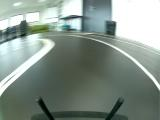
#> input picture file/reel.jpg, 160 x 120 px
$ python test_prepro.py   (older library calls are emulated)
#> lines starting #> are read from the running program, lines starting #| are printed output that depends on the picture; after the words box and inside, x2 and y2 are one past the last pixel; in counts of white or black regions, pixels touching at a corner belong together
import cv2
import numpy as np

DIM = (160, 120)
K = np.array([[76.40210369377033, 0.0, 85.17741324657462], [0.0, 75.55575570884872, 61.5111216120113], [0.0, 0.0, 1.0]])
D = np.array([[0.032858036745614], [-0.09739958496116238], [0.07344214252074698], [-0.02977154953395648]])

def cropY(img, px_from_top):
    return img[px_from_top:np.shape(img)[0], :, :]

def undistort(img_array):
    # print("UNDISTORT")
    # img_array = np.array(img_array)
    map1, map2 = cv2.fisheye.initUndistortRectifyMap(K, D, np.eye(3), K, DIM, cv2.CV_16SC2)
    undistorted_img = cv2.remap(img_array, map1, map2, interpolation=cv2.INTER_LINEAR,
                                borderMode=cv2.BORDER_CONSTANT)
    return undistorted_img


def processing_line_v2(image, mode="edge", reel=True, epaisseur=1):
    if reel:
        image = undistort(image)
    edge_image = cv2.cvtColor(image, cv2.COLOR_BGR2GRAY)
    edge_image = cv2.GaussianBlur(edge_image, (3, 3), 1)
    edge_image = cv2.Canny(edge_image, 150, 200, apertureSize=3)
    edge_image = cv2.dilate(
        edge_image,
        cv2.getStructuringElement(cv2.MORPH_RECT, (5, 5)),
        iterations=epaisseur
    )
    edge_image = cv2.erode(
        edge_image,
        cv2.getStructuringElement(cv2.MORPH_RECT, (5, 5)),
        iterations=epaisseur
    )
    if mode == "edge":
        return edge_image
    else:
        return lines(image, edge_image)


def lines(img, edges):
    minLineLength = 20
    maxLineGap = 5
    lines = cv2.HoughLinesP(edges, cv2.HOUGH_PROBABILISTIC, np.pi / 180, 30, minLineLength, maxLineGap)

    img = np.zeros((img.shape[0], img.shape[1], 3), dtype="uint8")
    if not (lines is None):
        for x in range(0, len(lines)):
            for x1, y1, x2, y2 in lines[x]:
                pts = np.array([[x1, y1], [x2, y2]], np.int32)
                cv2.polylines(img, [pts], True, (255, 0, 0), 3)
    return img


def final_filter(image):
    image = cv2.cvtColor(image, cv2.COLOR_BGR2GRAY)
    image = cv2.GaussianBlur(image, (5, 5), 0)
    threshold = cv2.adaptiveThreshold(image, 255, cv2.ADAPTIVE_THRESH_GAUSSIAN_C, cv2.THRESH_BINARY_INV, 15, 5)
    otsu_threshold, image_result = cv2.threshold(
        image, 0, 255, cv2.THRESH_BINARY + cv2.THRESH_OTSU,
    )
    filter = cv2.addWeighted(threshold, 1, image_result, 0.5, 0.0)
    # filter =  cv2.cvtColor(filter, cv2.COLOR_GRAY2BGR)
    return (filter)


def crop(image, ROI):
    # Crop
    # Region of interest
    r = ROI
    image = image[int(r[1]): int(r[1] + r[3]), int(r[0]): int(r[0] + r[2])]
    return image

raw_reel = cv2.imread("file/reel.jpg")
#> raw_reel is the input picture: shape (120, 160, 3); mean B, G, R 138.8, 147.1, 133.6
raw_simu = cv2.imread("file/simulateur.jpg")
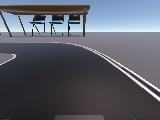
#> input picture file/simulateur.jpg, 160 x 120 px
#> raw_simu is the input picture: shape (120, 160, 3); mean B, G, R 106.1, 95.5, 92.3
saving_dic_reel = "examples/reel/"
saving_dic_simu = "examples/simu/"

# IMAGE REEL
undistort_reel = undistort(raw_reel)
cropped = cropY(undistort_reel,40)
#> in cropY, `return img[px_from_top:np.shape(img)[0], :, :]`:
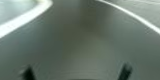
#> returned value: shape (80, 160, 3); mean of channels 0, 1, 2 109.4, 119.1, 105.7; drawn as B, G, R
cropped_gray = cv2.cvtColor(cropped, cv2.COLOR_BGR2GRAY)
gaussian_blur_reel = cv2.GaussianBlur(cropped, (3, 3), 1)
gaussian_thresh_reel = cv2.adaptiveThreshold(cropped_gray, 255, cv2.ADAPTIVE_THRESH_GAUSSIAN_C,
                                             cv2.THRESH_BINARY_INV, 15, 5)
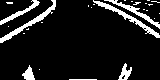
#> gaussian_thresh_reel: shape (80, 160); 10.8% white; 27 white regions (20 under 20 px), largest, box (x1, y1, x2, y2) and area: (93, 0, 160, 38) 321, (0, 0, 56, 43) 319, (104, 0, 160, 29) 232
otsu_thresh_reel = cv2.threshold(cropped_gray, 0, 255, cv2.THRESH_BINARY + cv2.THRESH_OTSU, )[1]
#> otsu_thresh_reel: shape (80, 160); 17.1% white; 2 white regions, box (x1, y1, x2, y2) and area: (0, 0, 53, 39) 1233, (99, 0, 160, 35) 961
final_filter_reel = final_filter(cropped)
#> in final_filter, `threshold = cv2.adaptiveThreshold(image, 255, cv2.ADAPTIVE_THRESH_GAUS..`: threshold: shape (80, 160); 9.8% white; 9 white regions (3 under 20 px), largest, box (x1, y1, x2, y2) and area: (0, 0, 57, 43) 334, (94, 2, 160, 38) 300, (108, 0, 160, 28) 207, (0, 0, 40, 25) 195, (118, 64, 132, 80) 119, (23, 67, 35, 80) 100
#> in final_filter, `otsu_threshold, image_result = cv2.threshold( image, 0, 255, cv2.THRES..`: image_result: shape (80, 160); 17.7% white; 2 white regions, box (x1, y1, x2, y2) and area: (0, 0, 53, 39) 1260, (100, 0, 160, 35) 1004
#> in final_filter, `otsu_threshold, image_result = cv2.threshold( image, 0, 255, cv2.THRES..`: otsu_threshold = 147
canny_reel = processing_line_v2(cropped, mode="edge", reel=False, epaisseur=2)
#> in processing_line_v2, `edge_image = cv2.Canny(edge_image, 150, 200, apertureSize=3)`: edge_image: shape (80, 160); 2.8% white in thin lines or dots
#> in processing_line_v2, `edge_image = cv2.dilate( edge_image, cv2.getStructuringElement(cv2.MOR..`: edge_image: shape (80, 160); 21.6% white; 4 white regions, box (x1, y1, x2, y2) and area: (0, 0, 57, 42) 1252, (94, 0, 160, 38) 1001, (114, 61, 136, 80) 323, (17, 64, 33, 78) 189
#> in processing_line_v2, `edge_image = cv2.erode( edge_image, cv2.getStructuringElement(cv2.MORP..`: edge_image: shape (80, 160); 7.6% white; 4 white regions (1 under 20 px), largest, box (x1, y1, x2, y2) and area: (0, 0, 53, 38) 516, (98, 0, 160, 34) 341, (118, 65, 132, 80) 107
hough_reel = processing_line_v2(cropped, mode="lines", reel=False, epaisseur=2)
#> in lines, `lines = cv2.HoughLinesP(edges, cv2.HOUGH_PROBABILISTIC, np.pi / 180, 3..`: lines = 21 rows, first 6: [126, 13, 131, 16], [127, 13, 159, 28], [5, 35, 31, 9], [5, 22, 23, 16], [0, 37, 5, 34], [20, 21, 50, 6]
#> the loop in lines, `for x in range(0, len(lines)):` made 21 passes
cv2.imshow("Original", raw_reel)
cv2.imshow("Cropped", cropped)
cv2.imshow("Gaussian blur", gaussian_blur_reel)
cv2.imshow("Gaussian Threshold", gaussian_thresh_reel)
cv2.imshow("Otsu Threshold", otsu_thresh_reel)
cv2.imshow("Final Filter", final_filter_reel)
cv2.imshow("Canny", canny_reel)
cv2.imshow("Hough", hough_reel)
cv2.waitKey(0)

#Save
cv2.imwrite(saving_dic_reel + "cropped.jpg", cropped)
cv2.imwrite(saving_dic_reel + "gaussian_blur_reel.jpg", gaussian_blur_reel)
cv2.imwrite(saving_dic_reel + "gaussian_thresh_reel.jpg", gaussian_thresh_reel)
cv2.imwrite(saving_dic_reel + "otsu_thresh_reel.jpg", otsu_thresh_reel)
cv2.imwrite(saving_dic_reel + "final_filter_reel.jpg", final_filter_reel)
cv2.imwrite(saving_dic_reel + "canny_reel.jpg", canny_reel)
cv2.imwrite(saving_dic_reel + "hough_reel.jpg", hough_reel)


# IMAGE SIMU
cropped_simu = cropY(raw_simu,40)
cropped_gray_simu = cv2.cvtColor(cropped, cv2.COLOR_BGR2GRAY)
gaussian_blur_simu = cv2.GaussianBlur(cropped_simu, (3, 3), 1)
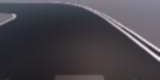
#> gaussian_blur_simu: shape (80, 160, 3); mean B, G, R 74.8, 68.8, 71.5
gaussian_thresh_simu = cv2.adaptiveThreshold(cropped_gray_simu, 255, cv2.ADAPTIVE_THRESH_GAUSSIAN_C, cv2.THRESH_BINARY_INV,
                                             15, 5)
otsu_thresh_simu = cv2.threshold(cropped_gray_simu, 0, 255, cv2.THRESH_BINARY + cv2.THRESH_OTSU, )[1]
final_filter_simu = final_filter(cropped_simu)
#> in final_filter (call 2), `threshold = cv2.adaptiveThreshold(image, 255, cv2.ADAPTIVE_THRESH_GAUS..`: threshold: shape (80, 160); 10.6% white; 10 white regions (5 under 20 px), largest, box (x1, y1, x2, y2) and area: (0, 3, 160, 66) 700, (89, 5, 160, 48) 243, (0, 9, 20, 29) 161, (121, 27, 160, 56) 127, (56, 72, 102, 75) 111
#> in final_filter (call 2), `otsu_threshold, image_result = cv2.threshold( image, 0, 255, cv2.THRES..`:
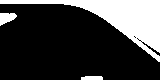
#> image_result: shape (80, 160); 24.4% white; 3 white regions, box (x1, y1, x2, y2) and area: (0, 0, 160, 62) 2888, (0, 13, 17, 26) 147, (81, 76, 103, 80) 83
#> in final_filter (call 2), `otsu_threshold, image_result = cv2.threshold( image, 0, 255, cv2.THRES..`: otsu_threshold = 89
canny_simu = processing_line_v2(cropped_simu, mode="edge", reel=False, epaisseur=2)
#> call 3 of processing_line_v2, with mode = 'edge', reel = False, epaisseur = 2
#> in processing_line_v2 (call 3), `edge_image = cv2.Canny(edge_image, 150, 200, apertureSize=3)`: edge_image: shape (80, 160); 3.4% white in thin lines or dots, all inside (x1, y1, x2, y2) = (0, 3, 160, 61)
#> in processing_line_v2 (call 3), `edge_image = cv2.dilate( edge_image, cv2.getStructuringElement(cv2.MOR..`: edge_image: shape (80, 160); 20.8% white; 2 white regions, box (x1, y1, x2, y2) and area: (11, 0, 160, 65) 2296, (0, 9, 20, 30) 364
#> in processing_line_v2 (call 3), `edge_image = cv2.erode( edge_image, cv2.getStructuringElement(cv2.MORP..`:
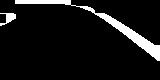
#> edge_image: shape (80, 160); 8.1% white; 2 white regions, box (x1, y1, x2, y2) and area: (15, 0, 160, 61) 936, (0, 13, 16, 26) 100
hough_simu = processing_line_v2(cropped_simu, mode="lines", reel=False, epaisseur=2)
#> in lines (call 2), `lines = cv2.HoughLinesP(edges, cv2.HOUGH_PROBABILISTIC, np.pi / 180, 3..`: lines = 18 rows, first 6: [104, 13, 159, 53], [118, 29, 159, 57], [83, 6, 155, 51], [15, 1, 70, 1], [85, 6, 94, 11], [15, 0, 70, 0]
#> the loop in lines (call 2), `for x in range(0, len(lines)):` made 18 passes
#> after the loop in lines (call 2), `for x in range(0, len(lines)):`:
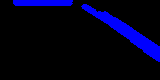
#> img: shape (80, 160, 3); mean of channels 0, 1, 2 26.5, 0, 0; drawn as B, G, R

cv2.imshow("Original", raw_simu)
cv2.imshow("Cropped", cropped_simu)
cv2.imshow("Gaussian blur", gaussian_blur_simu)
cv2.imshow("Gaussian Threshold", gaussian_thresh_simu)
cv2.imshow("Otsu Threshold", otsu_thresh_simu)
cv2.imshow("Final Filter", final_filter_simu)
cv2.imshow("Canny", canny_simu)
cv2.imshow("Hough", hough_simu)
cv2.waitKey(0)
cv2.destroyAllWindows()

#Save
cv2.imwrite(saving_dic_simu+ "cropped_simu.jpg", cropped_simu)
cv2.imwrite(saving_dic_simu+ "gaussian_blur_simu.jpg", gaussian_blur_simu)
cv2.imwrite(saving_dic_simu + "gaussian_thresh_simu.jpg", gaussian_thresh_simu)
cv2.imwrite(saving_dic_simu + "otsu_thresh_simu.jpg", otsu_thresh_simu)
cv2.imwrite(saving_dic_simu + "final_filter_simu.jpg", final_filter_simu)
cv2.imwrite(saving_dic_simu + "canny_simu.jpg", canny_simu)
cv2.imwrite(saving_dic_simu + "hough_simu.jpg", hough_simu)
